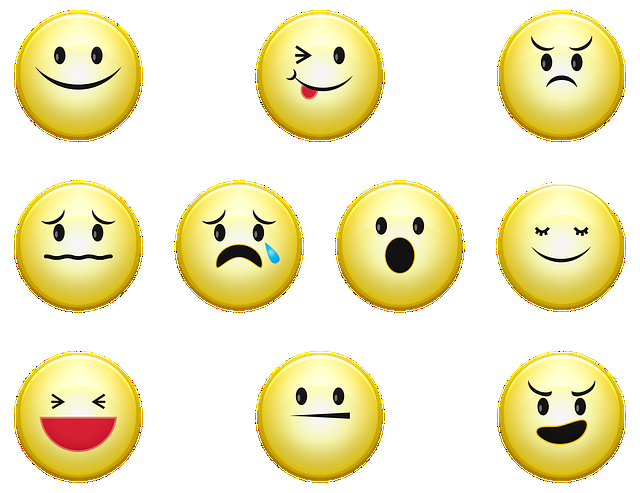
#> input picture images/img_6_0.png, 640 x 493 px
$ python opencvTemplate.py
#> lines starting #> are read from the running program, lines starting #| are printed output that depends on the picture
import numpy as np
import cv2
from matplotlib import pyplot as plt

img1_src = cv2.imread("./images/img_6_0.png", cv2.IMREAD_GRAYSCALE)
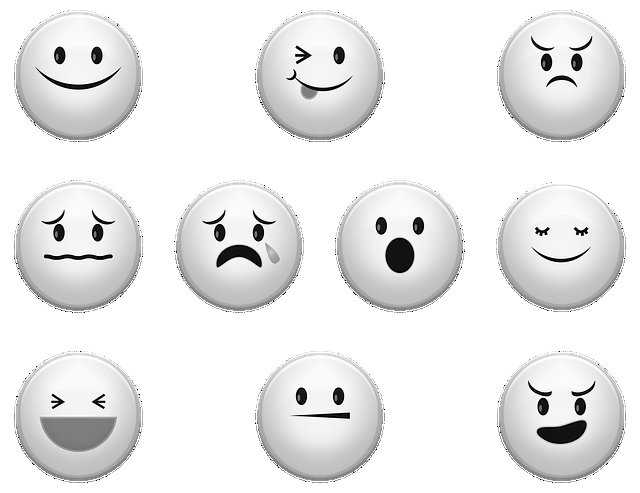
#> img1_src: shape (493, 640); min 0, max 255, mean 233.7
img1 = cv2.resize(img1_src, (340, 240))
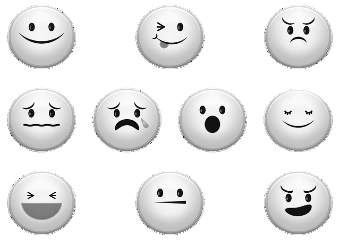
#> img1: shape (240, 340); min 0, max 255, mean 233.7

template = img1[5:70, 5:70]
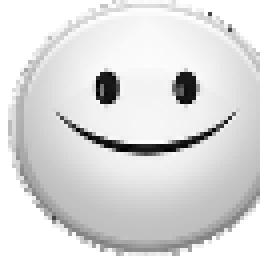
#> template: shape (65, 65) (shown 4 times larger); min 0, max 255, mean 218.5
w, h = template.shape[::-1]
#> w = 65; h = 65
methods = ['cv2.TM_CCOEFF', 'cv2.TM_CCOEFF_NORMED', 'cv2.TM_CCORR', 'cv2.TM_CCORR_NORMED', 'cv2.TM_SQDIFF', 'cv2.TM_SQDIFF_NORMED']

for meth in methods:
    input = img1.copy()
    method = eval(meth)
    res = cv2.matchTemplate(img1, template, method)
    min_val, max_val, min_loc, max_loc = cv2.minMaxLoc(res)

    if method in [cv2.TM_SQDIFF, cv2.TM_SQDIFF_NORMED]:
        top_left = min_loc
    else:
        top_left = max_loc
    bottom_right = (top_left[0] + w, top_left[1] + h)
    cv2.rectangle(input, top_left, bottom_right, 0, 2)

    plt.figure()
    plt.subplot(121), plt.imshow(res, cmap='gray')
    plt.title('Matching Result'), plt.xticks([]), plt.yticks([])
    plt.subplot(122), plt.imshow(input, cmap='gray')
    plt.title('Detected Point'), plt.xticks([]), plt.yticks([])
    plt.suptitle(meth)
#> this loop made 6 passes
#> (min_val, max_val, min_loc, top_left, bottom_right) on passes 1 to 4: (-2237417.5, 9173452, (176, 117), (5, 5), (70, 70)), (-0.293, 1, (189, 134), (5, 5), (70, 70)), (194033440, 234075744, (266, 169), (74, 0), (139, 65)), (0.935, 1, (176, 106), (5, 5), (70, 70))
#> (min_val, max_val, max_loc, top_left, bottom_right) on passes 5 to 6: (0, 27298224, (176, 106), (5, 5), (70, 70)), (0, 0.13, (176, 106), (5, 5), (70, 70))
#> pass 1, `res = cv2.matchTemplate(img1, template, method)`:
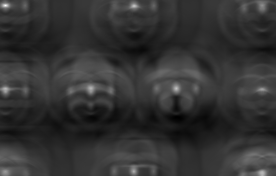
#> res: shape (176, 276) float32; min -2237417.5, max 9173452, mean 61155.2; drawn with min black and max white
#> pass 3, `res = cv2.matchTemplate(img1, template, method)`:
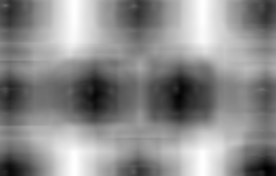
#> res: shape (176, 276) float32; min 194033440, max 234075744, mean 215964304; drawn with min black and max white
#> after the loop:
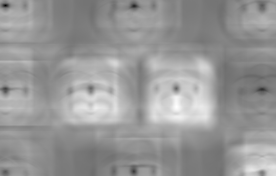
#> res: shape (176, 276) float32; min 0, max 0.13, mean 0.077; drawn with min black and max white
plt.show()
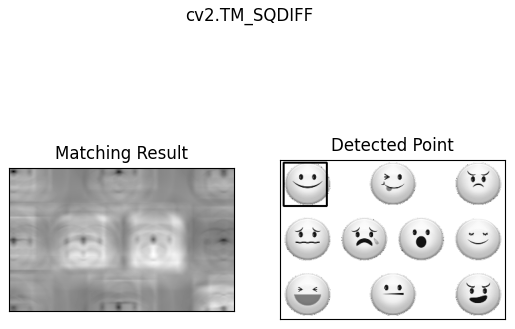
#> figure drawn by matplotlib, 2 panels

$ run again, with images/img_6_3.png copied over images/img_6_0.png
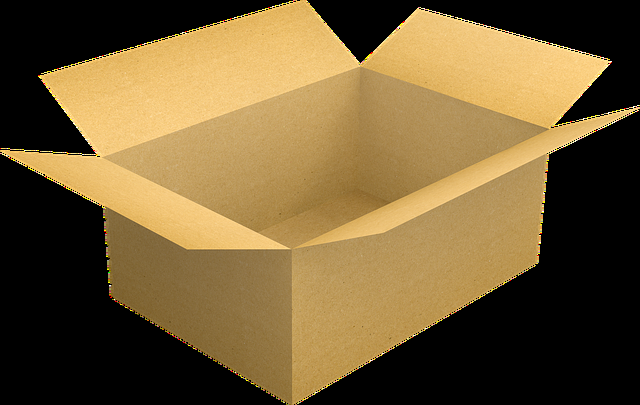
#> input picture images/img_6_3.png, 640 x 405 px
#> the loop `for meth in methods:` made 6 passes
#> (min_val, max_val, min_loc, top_left, bottom_right) on passes 1 to 4: (-24432282, 36285156, (266, 54), (5, 5), (70, 70)), (-0.886, 1, (53, 48), (5, 5), (70, 70)), (-9, 58823048, (274, 111), (17, 22), (82, 87)), (-4.45e-05, 1, (268, 168), (5, 5), (70, 70))
#> after the loop `for meth in methods:`:
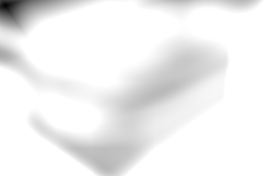
#> res: shape (176, 276) float32; min 3.57e-08, max 1, mean 0.943
#> `plt.show()`:
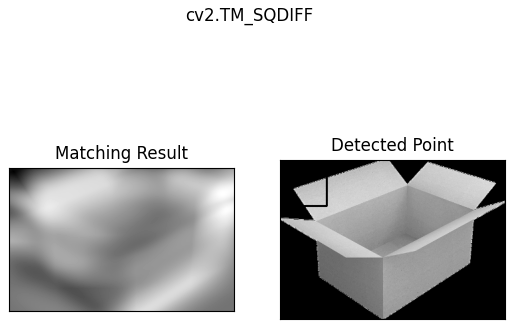
#> figure drawn by matplotlib, 2 panels

$ run again, with images/img_6_4.png copied over images/img_6_0.png
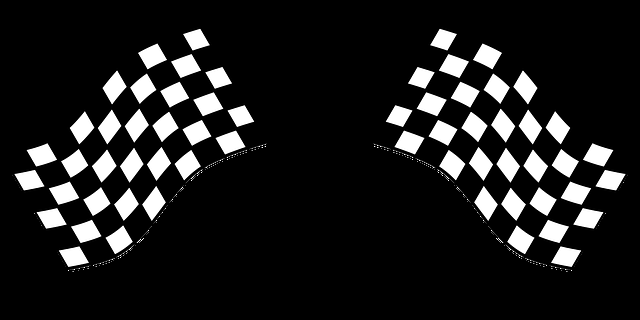
#> input picture images/img_6_4.png, 640 x 320 px
#> img1_src is the input picture: shape (320, 640); min 0, max 255, mean 30.2
#> the loop `for meth in methods:` made 6 passes
#> (min_val, max_val, min_loc, top_left, bottom_right) on passes 1 to 4: (-3289011.5, 7789308, (42, 92), (5, 5), (70, 70)), (-0.153, 1, (42, 92), (5, 5), (70, 70)), (-1.25, 8077014.5, (138, 69), (8, 121), (73, 186)), (-0.00022, 1, (151, 11), (5, 5), (70, 70))
#> pass 1, `res = cv2.matchTemplate(img1, template, method)`:
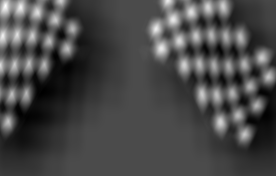
#> res: shape (176, 276) float32; min -3289011.5, max 7789308, mean -145546.1; drawn with min black and max white
#> `plt.show()`:
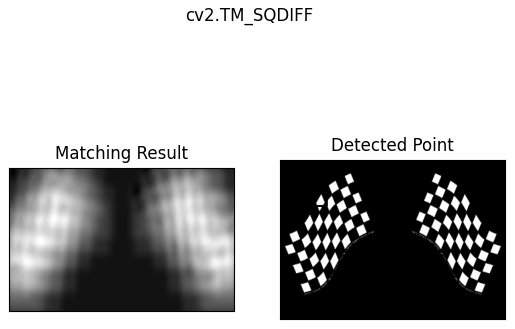
#> figure drawn by matplotlib, 2 panels
